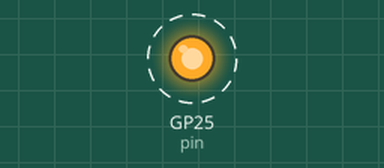
A program run on a simulated Raspberry Pi Pico running MicroPython. Shown: output pins drawn as LEDs (lit = HIGH). Dashed ring = blinking.

Above: at 0.2 s.
Timing chart, 0 to 3.0 s (numbered marks = the images above):
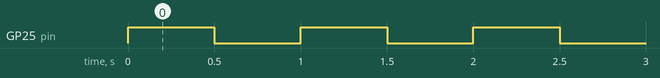

Measured:
- by itself, GP25 (pin): alternates HIGH for 0.50 s and LOW for 0.50 s

The program:

blink.py
```python
__version__ = '0.0.1'
__author__ = 'Jeremiah Nelson'
__license__ = 'MIT License. https://www.mit.edu/~amini/LICENSE.md'

from machine import Pin
from utime import sleep_ms


pin = Pin(25, Pin.OUT)
while True:
    pin.toggle()
    sleep_ms(500)
```
